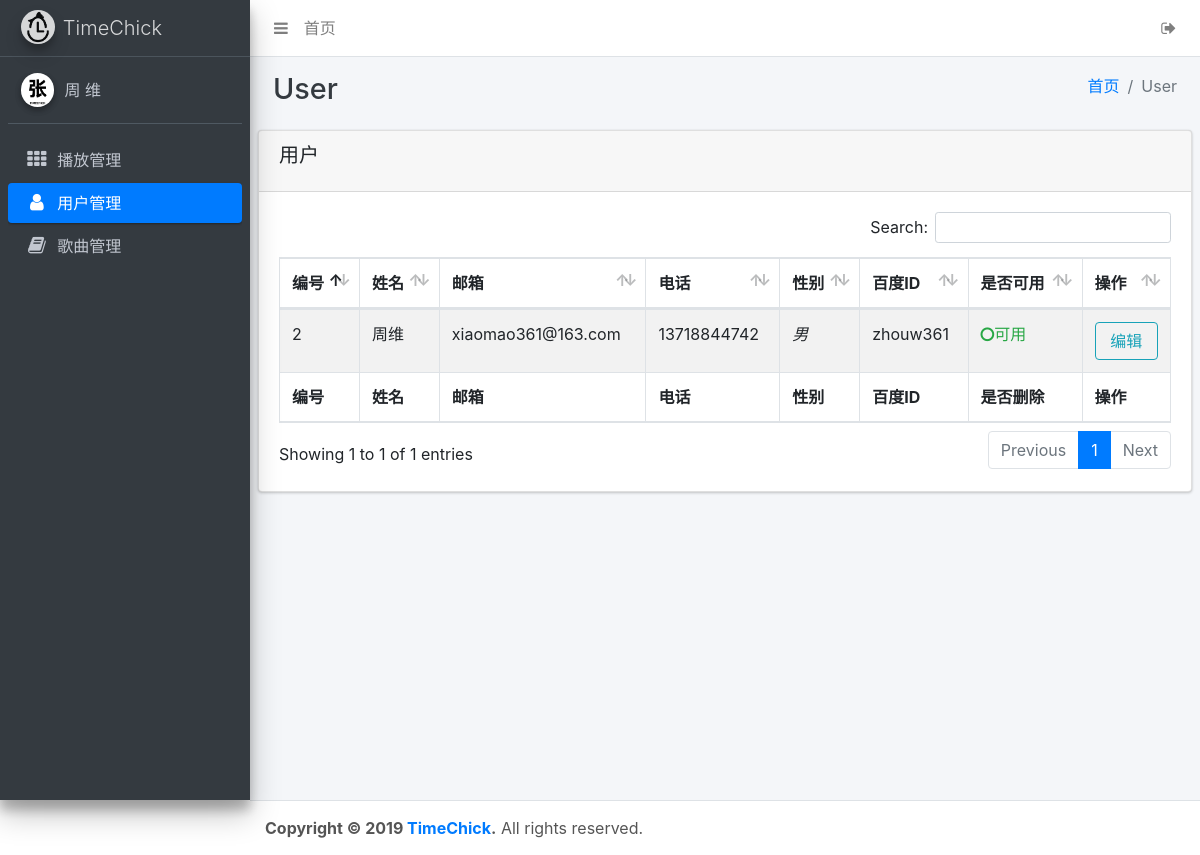
Page /user/ (signed in) on the earlier database version.
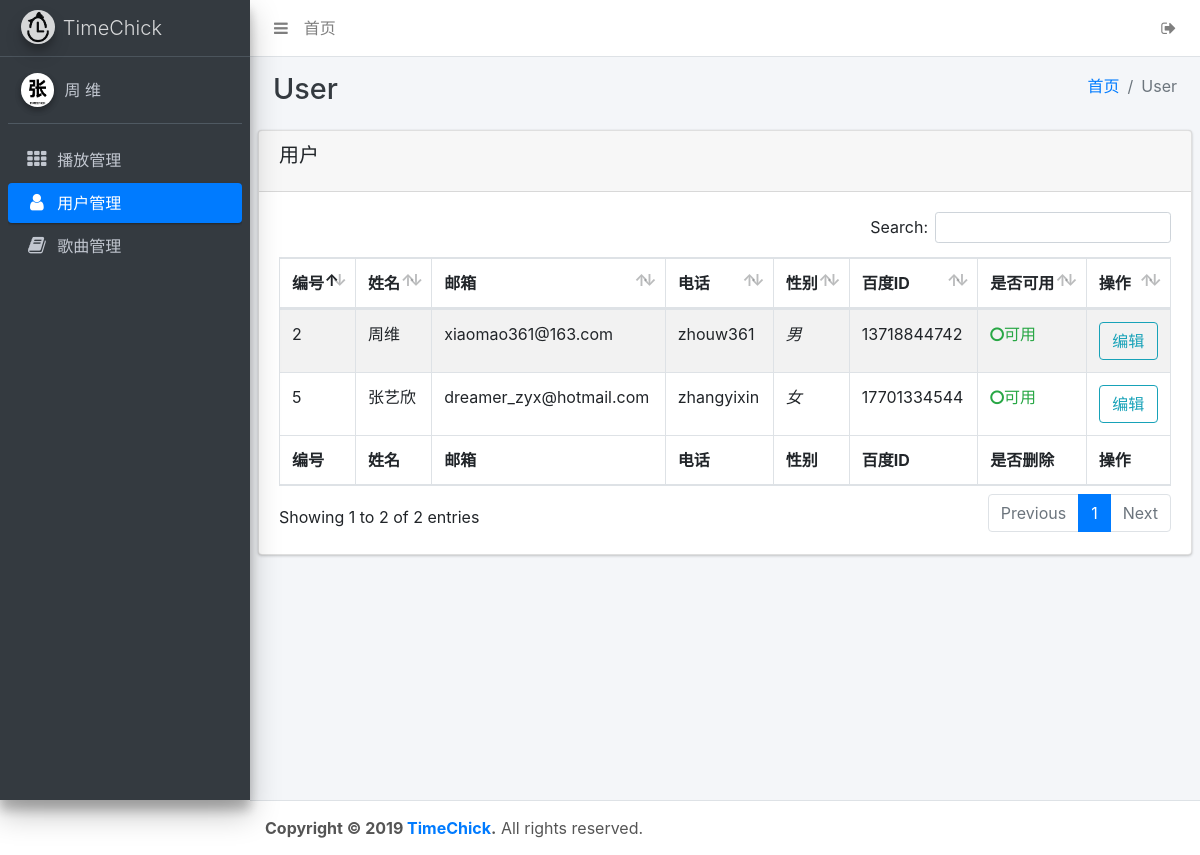
Same page on the later database version.
### timechick/models.py (models this page shows, shortened)
class User(models.Model):
    gender = (
        ('male', "男"),
        ('female', "女"),
    )
    first_name = models.CharField(
        max_length=128, default="", blank=True, verbose_name='姓')
    last_name = models.CharField(
        max_length=128, default="", blank=True, verbose_name='名')
    email = models.EmailField(default="", verbose_name='邮件', blank=True)
    mobile = models.CharField(
        max_length=128, default="", verbose_name='电话', unique=True, blank=True)
    baidu_id = models.CharField(
        max_length=128, default="", verbose_name='百度ID', blank=True)
    sex = models.CharField(max_length=32, choices=gender,
                           default="男", verbose_name='性别', blank=True)
    is_delete = models.BooleanField(
        default=False, blank=True, verbose_name='是否删除')
    note = models.TextField(
        max_length=256, default="", blank=True, verbose_name='备注')
    create_time = models.DateTimeField(auto_now_add=True)
    update_time = models.DateTimeField(auto_now_add=True)
    class Meta:
        ordering = ["create_time"]
        verbose_name = "用户"
        verbose_name_plural = "用户"

### timechick/views.py (the view)
# urls.py: url(r'^user/', views.user),
@login_required
def user(request):
    users = models.User.objects.all()
    return render(request, 'user.html', {'page': 'User', 'users': users})

### timechick/templates/user.html (shortened to what this page needs)
{% extends 'base.html' %}
{% load staticfiles %}
{% block css %}
<link rel="stylesheet" href="{% static 'adminlte/css/ionicons.min.css' %}">
<link rel="stylesheet" href="{% static 'plugins/datatables/1.10.19/bootstrap.css' %}">
<link rel="stylesheet" href="{% static 'plugins/datatables/1.10.19/dataTables.bootstrap4.min.css' %}">
{% endblock %}
{% block content %}
<section class="content">
    <div class="row">
        <div class="col-12">
            <div class="card">
                <div class="card-header">
                    <h3 class="card-title">用户</h3>
                </div>
                <div class="card-body">
                    <table id="equipment-list" class="table table-bordered table-striped">
                        <thead>
                            <tr>
                                <th>编号</th>
                                <th>姓名</th>
                                <th>邮箱</th>
                                <th>电话</th>
                                <th>性别</th>
                                <th>百度ID</th>
                                <th>是否可用</th>
                                <th>操作</th>
                            </tr>
                        </thead>
                        <tbody>
                            {% for user in users %}
                            <tr>
                                <td>{{ user.id }}</td>
                                <td>{{ user.first_name }}{{ user.last_name }}</td>
                                <td>{{ user.email }}</td>
                                <td>{{ user.baidu_id }}</td>
                                {% if user.sex == "male" %}
                                <td>
                                    <i>男</i>
                                </td>
                                {% elif user.sex == "female" %}
                                <td>
                                    <i>女</i>
                                </td>
                                {% else %}
                                <td>
                                    <i>未知</i>
                                </td>
                                {% endif %}
                                <td>{{ user.mobile }}</td>
                                {% if user.is_delete == False %}
                                <td>
                                    <i class="nav-icon fa fa-circle-o text-success">可用</i>
                                </td>
                                {% elif user.is_delete == True %}
                                <td>
                                    <i class="nav-icon fa fa-circle-o text-danger">不可用</i>
                                </td>
                                {% endif %}
                                <td>
                                    <a href="/admin/timechick/user/{{ user.id }}">
                                        <button type="button" class="btn btn-block btn-outline-info">编辑</button>
                                    </a>
                                </td>
                            </tr>
                            {% endfor %}
                        </tbody>
                        <tfoot>
                            <tr>
                                <th>编号</th>
                                <th>姓名</th>
                                <th>邮箱</th>
                                <th>电话</th>
                                <th>性别</th>
                                <th>百度ID</th>
                                <th>是否删除</th>
                                <th>操作</th>
                            </tr>
                        </tfoot>
                    </table>
                </div>
            </div>
        </div>
    </div>
</section>
</div>
{% endblock %}

### timechick/templates/base.html (shortened to what this page needs)
{% load staticfiles %}
<!DOCTYPE html>
<html lang="en">
<head>
    <link rel="stylesheet" href="{% static 'plugins/font-awesome/css/font-awesome.min.css' %}">
    <link rel="stylesheet" href="{% static 'adminlte/css/adminlte.min.css' %}">
    {% block css %}
    {% endblock %}
</head>
<body class="hold-transition sidebar-mini">
    <div class="wrapper">
        <nav class="main-header navbar navbar-expand bg-white navbar-light border-bottom">
            <ul class="navbar-nav">
                <li class="nav-item">
                    <a class="nav-link" data-widget="pushmenu" href="#"><i class="fa fa-bars"></i></a>
                </li>
                <li class="nav-item d-none d-sm-inline-block">
                    <a href="/index/" class="nav-link">首页</a>
                </li>
            </ul>
            <ul class="navbar-nav ml-auto">
                <li class="nav-item">
                    <a class="nav-link" data-slide="true" href="/logout/"><i class="fa fa-sign-out"></i></a>
                </li>
            </ul>
        </nav>
        <aside class="main-sidebar sidebar-dark-primary elevation-4">
            <a href="/index/" class="brand-link">
                <img src="{% static 'adminlte/img/logo.png' %}" alt="AdminLTE Logo"
                    class="brand-image img-circle elevation-3" style="opacity: .8">
                <span class="brand-text font-weight-light">TimeChick</span>
            </a>
            <div class="sidebar">
                <div class="user-panel mt-3 pb-3 mb-3 d-flex">
                    <div class="image">
                        <img src="{% static 'adminlte/img/zhangyixin.png' %}" class="img-circle elevation-2"
                            alt="User Image">
                    </div>
                    <div class="info">
                        <a href="/admin/auth/user/{{request.user.id}}/change/"
                            class="d-block">{{ request.user.last_name }} {{ request.user.first_name }}</a>
                    </div>
                </div>
                <nav class="mt-2">
                    <ul class="nav nav-pills nav-sidebar flex-column" data-widget="treeview" role="menu"
                        data-accordion="false">
                        <li class="nav-item">
                            <a href="/playlist/"
                                class="nav-link {% if request.path == '/playlist/' %}  active {% endif %}">
                                <i class="nav-icon fa fa-th"></i>
                                <p> 播放管理 </p>
                            </a>
                        </li>
                        <li class="nav-item">
                            <a href="/user/" class="nav-link  {% if request.path == '/user/' %}  active {% endif %}">
                                <i class="nav-icon fa fa-user"></i>
                                <p> 用户管理 </p>
                            </a>
                        </li>
                        <li class="nav-item  {% if request.path == '/song/' %}  active {% endif %}">
                            <a href="/song/" class="nav-link">
                                <i class="nav-icon fa fa-book"></i>
                                <p> 歌曲管理 </p>
                            </a>
                        </li>
                    </ul>
                </nav>
            </div>
        </aside>
        <div class="content-wrapper">
            <div class="content-header">
                <div class="container-fluid">
                    <div class="row mb-2">
                        <div class="col-sm-6">
                            <h1 class="m-0 text-dark">{{ page }}</h1>
                        </div>
                        <div class="col-sm-6">
                            <ol class="breadcrumb float-sm-right">
                                <li class="breadcrumb-item"><a href="/index/">首页</a></li>
                                <li class="breadcrumb-item active">{{ page }}</li>
                            </ol>
                        </div>
                    </div>
                </div>
            </div>
            {% block content %} {% endblock %}
        </div>
        <footer class="main-footer">
            <strong>Copyright &copy; 2019 <a href="#">TimeChick</a>.</strong> All rights reserved.
        </footer>
</body>
</html>

Differences in the rows shown:
changed User "xiaomao361@163.com": baidu_id "13718844742" → "zhouw361"; mobile "zhouw361" → "13718844742"
added User: id "5", first_name "张", last_name "艺欣", email "dreamer_zyx@hotmail.com", baidu_id "zhangyixin", sex "女", mobile "17701334544", is_delete "可用"
Other differences:
text written by a page script: "Search: Showing 1 to 1 of 1 entries Previous 1 Next" → "Search: Showing 1 to 2 of 2 entries Previous 1 Next"
